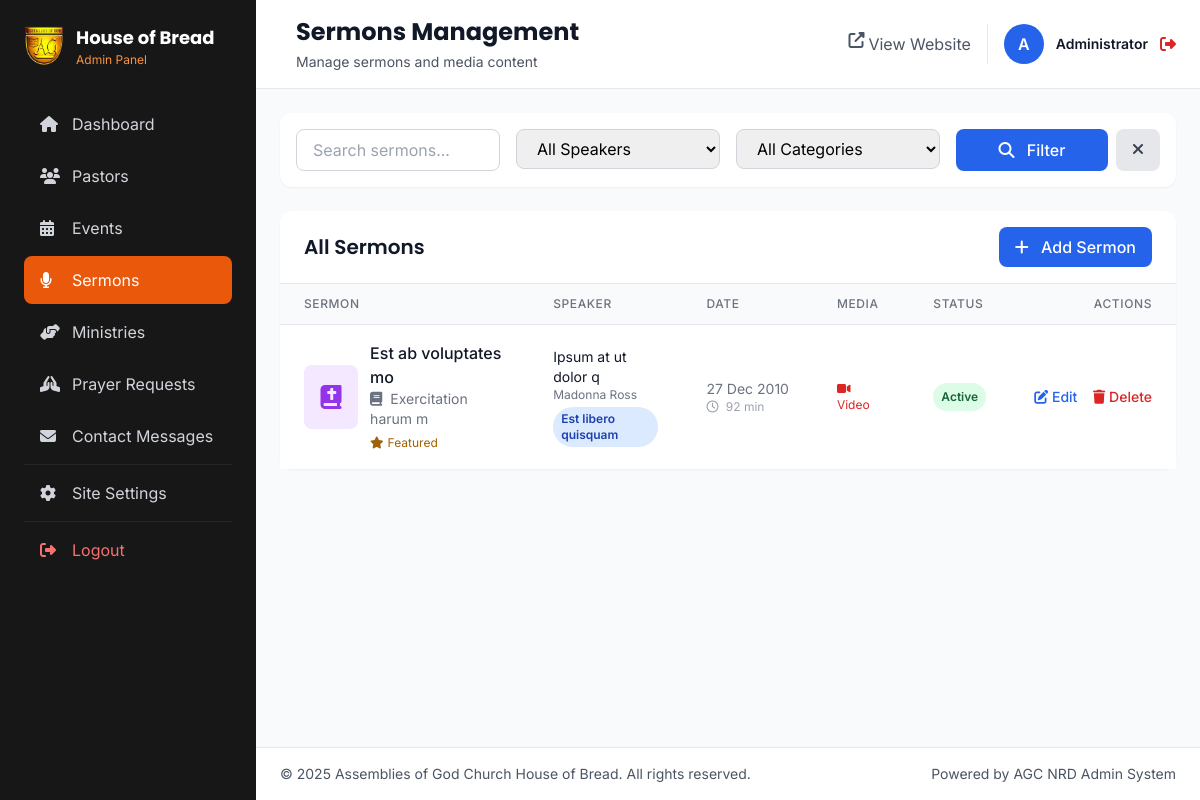
The app's page /admin/sermons.php (signed in) with its own data.
### tables this page shows
CREATE TABLE `site_settings` (
  `id` int(11) NOT NULL,
  `site_name` varchar(255) DEFAULT 'Assemblies of God Church House of Bread',
  `site_tagline` varchar(255) DEFAULT 'Building Faith, Transforming Lives',
  `site_email` varchar(255) DEFAULT NULL,
  `site_phone` varchar(20) DEFAULT NULL,
  `site_address` text DEFAULT NULL,
  `facebook_url` varchar(255) DEFAULT NULL,
  `instagram_url` varchar(255) DEFAULT NULL,
  `youtube_url` varchar(255) DEFAULT NULL,
  `twitter_url` varchar(255) DEFAULT NULL,
  `linkedin_url` varchar(255) DEFAULT NULL,
  `whatsapp_url` varchar(255) DEFAULT NULL,
  `live_stream_url` varchar(500) DEFAULT NULL,
  `service_times` varchar(255) DEFAULT NULL,
  `service_location` varchar(255) DEFAULT NULL,
  `about_text` text DEFAULT NULL,
  `mission_statement` text DEFAULT NULL,
  `vision_statement` text DEFAULT NULL,
  `welcome_message` text DEFAULT NULL,
  `contact_email` varchar(255) DEFAULT NULL,
  `contact_phone` varchar(20) DEFAULT NULL,
  `contact_address` text DEFAULT NULL,
  `map_embed_code` text DEFAULT NULL,
  `meta_description` text DEFAULT NULL,
  `meta_keywords` text DEFAULT NULL,
  `logo` varchar(255) DEFAULT NULL,
  `favicon` varchar(255) DEFAULT NULL,
  `hero_image` varchar(255) DEFAULT NULL,
  `hero_title` varchar(255) DEFAULT NULL,
  `hero_subtitle` text DEFAULT NULL
);

CREATE TABLE `sermons` (
  `id` int(11) NOT NULL,
  `title` varchar(255) NOT NULL,
  `slug` varchar(255) NOT NULL,
  `description` text DEFAULT NULL,
  `speaker` varchar(255) NOT NULL,
  `sermon_date` date NOT NULL,
  `scripture_reference` varchar(255) DEFAULT NULL,
  `series_name` varchar(255) DEFAULT NULL,
  `category` varchar(100) DEFAULT NULL,
  `duration` int(11) DEFAULT NULL COMMENT 'Duration in minutes',
  `audio_file` varchar(255) DEFAULT NULL,
  `audio_size` bigint(20) DEFAULT NULL COMMENT 'File size in bytes',
  `video_url` varchar(500) DEFAULT NULL,
  `pdf_file` varchar(255) DEFAULT NULL,
  `pdf_size` bigint(20) DEFAULT NULL COMMENT 'File size in bytes',
  `thumbnail` varchar(255) DEFAULT NULL,
  `transcript` text DEFAULT NULL,
  `notes` text DEFAULT NULL,
  `is_featured` tinyint(1) DEFAULT 0,
  `is_active` tinyint(1) DEFAULT 1,
  `view_count` int(11) DEFAULT 0,
  `created_by` int(11) DEFAULT NULL,
  `created_at` timestamp NOT NULL DEFAULT current_timestamp(),
  `updated_at` timestamp NOT NULL DEFAULT current_timestamp() ON UPDATE current_timestamp()
);

### admin/sermons.php (the view, shortened to what the rows shown need)
<?php
$pageTitle = 'Sermons Management';
include 'includes/header.php';
$action = $_GET['action'] ?? 'list';
?>
<?php if ($action === 'list'): ?>
    <div class="bg-white rounded-xl shadow-sm">
        <div class="px-6 py-4 border-b border-gray-200 flex items-center justify-between">
            <h2 class="text-xl font-semibold text-gray-900">All Sermons</h2>
        </div>
        <div class="overflow-x-auto">
            <table class="w-full">
                <thead class="bg-gray-50 border-b border-gray-200">
                    <tr>
                        <th class="px-6 py-3 text-left text-xs font-medium text-gray-500 uppercase tracking-wider">Sermon</th>
                        <th class="px-6 py-3 text-left text-xs font-medium text-gray-500 uppercase tracking-wider">Speaker</th>
                        <th class="px-6 py-3 text-left text-xs font-medium text-gray-500 uppercase tracking-wider">Date</th>
                        <th class="px-6 py-3 text-left text-xs font-medium text-gray-500 uppercase tracking-wider">Media</th>
                        <th class="px-6 py-3 text-left text-xs font-medium text-gray-500 uppercase tracking-wider">Status</th>
                        <th class="px-6 py-3 text-right text-xs font-medium text-gray-500 uppercase tracking-wider">Actions</th>
                    </tr>
                </thead>
                <tbody class="bg-white divide-y divide-gray-200">
                    <?php
                    $whereClauses = [];
                    $params = [];
                    $types = '';
                    $whereSQL = !empty($whereClauses) ? "WHERE " . implode(" AND ", $whereClauses) : "";
                    $sermons = fetchAll("SELECT * FROM sermons $whereSQL ORDER BY sermon_date DESC", $params, $types);
                    if (empty($sermons)):
                    ?>
                    <tr>
                        <td colspan="7" class="px-6 py-12 text-center text-gray-500">
                            <i class="fas fa-microphone text-4xl mb-3 text-gray-300"></i>
                            <p>No sermons found. <a href="?action=create" class="text-blue-600 hover:text-blue-700">Upload your first sermon</a></p>
                        </td>
                    </tr>
                    <?php else: ?>
                        <?php foreach ($sermons as $sermon): ?>
                        <tr class="hover:bg-gray-50">
                            <td class="px-6 py-4">
                                <div class="flex items-center">
                                    <?php if ($sermon['thumbnail']): ?>
                                    <img src="<?= SITE_URL . '/' . $sermon['thumbnail'] ?>" alt="<?= htmlspecialchars($sermon['title']) ?>" class="w-16 h-16 rounded-lg object-cover mr-3">
                                    <?php else: ?>
                                    <div class="w-16 h-16 bg-purple-100 rounded-lg flex items-center justify-center mr-3">
                                        <i class="fas fa-bible text-purple-600 text-2xl"></i>
                                    </div>
                                    <?php endif; ?>
                                    <div>
                                        <div class="font-medium text-gray-900"><?= htmlspecialchars($sermon['title']) ?></div>
                                        <?php if ($sermon['scripture_reference']): ?>
                                        <div class="text-sm text-gray-500">
                                            <i class="fas fa-book mr-1"></i> <?= htmlspecialchars($sermon['scripture_reference']) ?>
                                        </div>
                                        <?php endif; ?>
                                        <?php if ($sermon['is_featured']): ?>
                                        <span class="inline-flex items-center text-xs text-yellow-700 mt-1">
                                            <i class="fas fa-star mr-1"></i> Featured
                                        </span>
                                        <?php endif; ?>
                                    </div>
                                </div>
                            </td>
                            <td class="px-6 py-4">
                                <div class="text-sm text-gray-900"><?= htmlspecialchars($sermon['speaker']) ?></div>
                                <?php if ($sermon['series_name']): ?>
                                <div class="text-xs text-gray-500"><?= htmlspecialchars($sermon['series_name']) ?></div>
                                <?php endif; ?>
                                <?php if ($sermon['category']): ?>
                                <span class="inline-flex mt-1 px-2 py-1 text-xs font-semibold rounded-full bg-blue-100 text-blue-800">
                                    <?= htmlspecialchars($sermon['category']) ?>
                                </span>
                                <?php endif; ?>
                            </td>
                            <td class="px-6 py-4 whitespace-nowrap text-sm text-gray-500">
                                <?= formatDate($sermon['sermon_date'], 'd M Y') ?>
                                <?php if ($sermon['duration']): ?>
                                <div class="text-xs text-gray-400">
                                    <i class="far fa-clock mr-1"></i> <?= $sermon['duration'] ?> min
                                </div>
                                <?php endif; ?>
                            </td>
                            <td class="px-6 py-4">
                                <div class="flex flex-col space-y-1 text-xs">
                                    <?php if ($sermon['video_url']): ?>
                                    <span class="text-red-600">
                                        <i class="fas fa-video mr-1"></i> Video
                                    </span>
                                    <?php endif; ?>
                                </div>
                            </td>
                            <td class="px-6 py-4 whitespace-nowrap">
                                <?php if ($sermon['is_active']): ?>
                                <span class="px-2 py-1 inline-flex text-xs leading-5 font-semibold rounded-full bg-green-100 text-green-800">
                                    Active
                                </span>
                                <?php else: ?>
                                <span class="px-2 py-1 inline-flex text-xs leading-5 font-semibold rounded-full bg-gray-100 text-gray-800">
                                    Inactive
                                </span>
                                <?php endif; ?>
                            </td>
                            <td class="px-6 py-4 whitespace-nowrap text-right text-sm font-medium">
                                <a href="?action=edit&id=<?= $sermon['id'] ?>" class="text-blue-600 hover:text-blue-900 mr-3">
                                    <i class="fas fa-edit"></i> Edit
                                </a>
                                <a href="?action=delete&id=<?= $sermon['id'] ?>" class="text-red-600 hover:text-red-900 confirm-delete">
                                    <i class="fas fa-trash"></i> Delete
                                </a>
                            </td>
                        </tr>
                        <?php endforeach; ?>
                    <?php endif; ?>
                </tbody>
            </table>
        </div>
    </div>
<?php endif; ?>
<?php include 'includes/footer.php'; ?>

### admin/includes/header.php (shortened to what the rows shown need)
<?php
require_once '../config/config.php';
$settings = getSiteSettings();
$currentAdmin = getCurrentAdmin();
?>
<!DOCTYPE html>
<html lang="en">
<head>
    <script src="https://cdn.tailwindcss.com"></script>
    <link rel="stylesheet" href="https://cdnjs.cloudflare.com/ajax/libs/font-awesome/6.4.0/css/all.min.css">
    <link rel="stylesheet" href="<?= SITE_URL ?>/css/aghob-custom.css">
</head>
<body class="bg-gray-50">
    <div class="flex h-screen overflow-hidden relative">
        <?php include 'sidebar.php'; ?>
        <div class="flex-1 flex flex-col overflow-hidden">
            <header class="bg-white border-b border-gray-200 px-4 lg:px-6 py-3 lg:py-4">
                <div class="flex items-center justify-between">
                    <div class="flex items-center space-x-4">
                        <div>
                            <h1 class="text-xl lg:text-2xl font-bold text-gray-900"><?= $pageTitle ?? 'Dashboard' ?>
                            </h1>
                        </div>
                    </div>
                    <div class="flex items-center space-x-2 lg:space-x-4">
                        <div class="flex items-center space-x-2 lg:space-x-3 border-l pl-2 lg:pl-4">
                            <div
                                class="w-8 lg:w-10 h-8 lg:h-10 bg-blue-600 text-white rounded-full flex items-center justify-center font-semibold text-sm lg:text-base">
                                <?= strtoupper(substr($currentAdmin['full_name'], 0, 1)) ?>
                            </div>
                            <div class="hidden sm:block">
                                <p class="text-xs lg:text-sm font-semibold text-gray-900">
                                    <?= htmlspecialchars($currentAdmin['full_name']) ?></p>
                            </div>
                            <a href="<?= SITE_URL ?>/logout.php" class="text-red-600 hover:text-red-700 transition"
                                title="Logout">
                                <i class="fas fa-sign-out-alt text-sm lg:text-base"></i>
                            </a>
                        </div>
                    </div>
                </div>
            </header>
            <main class="flex-1 overflow-y-auto p-3 lg:p-6">

### admin/includes/sidebar.php (shortened to what the rows shown need)
<aside id="sidebar"
    class="fixed lg:relative lg:translate-x-0 -translate-x-full transition-transform duration-300 ease-in-out z-30 w-64 bg-neutral-900 text-white flex-shrink-0 h-screen lg:h-auto overflow-y-auto">
    <div class="p-4 lg:p-6">
        <div class="flex items-center justify-between lg:justify-start space-x-3 mb-6 lg:mb-8">
            <div class="flex items-center space-x-3">
                <?php if (empty($settings['logo'])): ?>
                    <div
                        class="w-10 lg:w-12 h-10 lg:h-12 ag-logo-placeholder text-white rounded-xl flex items-center justify-center group-hover:shadow-lg transition-all flex-shrink-0">
                        <i class="fas fa-bread-slice text-white text-lg lg:text-xl"></i>
                    </div>
                <?php else: ?>
                    <img src="<?= SITE_URL . '/' . $settings['logo'] ?>" alt=""
                        class="h-10 group-hover:scale-110 transition-transform">
                <?php endif; ?>
                <div>
                    <h2 class="font-bold text-base lg:text-lg text-white">House of Bread</h2>
                    <p class="text-xs text-orange-400 hidden lg:block">Admin Panel</p>
                </div>
            </div>
        </div>
    </div>
</aside>

### records on screen
site_settings: logo (picture)
sermons: title "Est ab voluptates mo", scripture_reference "Exercitation harum m", is_featured 1 (drawn), speaker "Ipsum at ut dolor q", series_name "Madonna Ross", category "Est libero quisquam", sermon_date "27 Dec 2010", duration "92", shows "Video", is_active "Active"

### other values on screen
$pageTitle "Sermons Management"
$pageDescription "Manage sermons and media content"
substr($currentAdmin['full_name'], 0, 1) "A"
$currentAdmin['full_name'] "Administrator"
